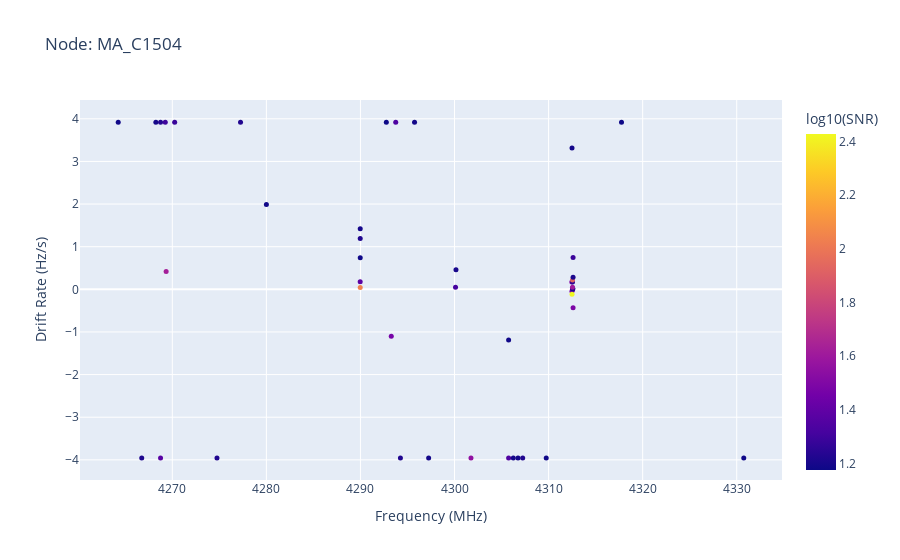

Source (notebook cell):
### Code cell
print("Number of hits: ", len(unblanked_bliss_results))

# Add log10 SNR for color scale
unblanked_bliss_results['logSNR'] = np.log10(unblanked_bliss_results['SNR'])

fig = px.scatter(
    unblanked_bliss_results,
    x="Uncorrected_Frequency",
    y="Drift_Rate",
    color="logSNR",
    color_continuous_scale="plasma",         
    hover_name="Top_Hit_#",        
    labels={"Uncorrected_Frequency": "Frequency (MHz)",
            "Drift_Rate": "Drift Rate (Hz/s)",
            "logSNR": "log10(SNR)"},
    title=f"Node: {node}"
)

# Tweak marker size
fig.update_traces(marker=dict(size=5))

fig.show()

### Figure 1 — Plotly figure (JSON) as saved in the notebook; plotly's stock layout.template omitted (floating-point values rounded to 4 significant figures)
{"data": [{"hovertemplate": "<b>%{hovertext}</b><br><br>Frequency (MHz)=%{x}<br>Drift Rate (Hz/s)=%{y}<br>log10(SNR)=%{marker.color}<extra></extra>", "hovertext": [1.0, 2.0, 3.0, 4.0, 5.0, 6.0, 7.0, 8.0, 9.0, 10.0, 11.0, 12.0, 13.0, 14.0, 15.0, 16.0, 17.0, 18.0, 19.0, 20.0, 21.0, 22.0, 23.0, 24.0, 25.0, 26.0, 27.0, 28.0, 29.0, 30.0, 31.0, 32.0, 33.0, 34.0, 35.0, 36.0, 37.0, 38.0, 39.0, 40.0, 41.0, 42.0, 43.0, 44.0, 45.0, 46.0], "legendgroup": "", "marker": {"color": [1.185, 1.216, 1.196, 1.232, 1.373, 1.296, 1.625, 1.284, 1.222, 1.225, 1.188, 1.222, 1.38, 1.198, 1.181, 2.038, 1.176, 1.471, 1.34, 1.223, 1.19, 1.194, 1.315, 1.204, 1.556, 1.347, 1.185, 1.196, 1.192, 1.223, 1.184, 1.513, 1.498, 1.408, 1.193, 1.251, 1.925, 1.193, 1.205, 1.213, 1.61, 1.288, 1.489, 2.428, 1.177, 1.182], "coloraxis": "coloraxis", "size": 5, "symbol": "circle"}, "mode": "markers", "name": "", "orientation": "v", "showlegend": false, "type": "scatter", "x": [4264.0, 4267.0, 4268.0, 4269.0, 4269.0, 4269.0, 4269.0, 4270.0, 4275.0, 4277.0, 4280.0, 4290.0, 4290.0, 4290.0, 4290.0, 4290.0, 4293.0, 4293.0, 4294.0, 4294.0, 4296.0, 4297.0, 4300.0, 4300.0, 4302.0, 4306.0, 4306.0, 4306.0, 4307.0, 4307.0, 4310.0, 4312.0, 4312.0, 4313.0, 4313.0, 4313.0, 4313.0, 4312.0, 4313.0, 4313.0, 4313.0, 4313.0, 4313.0, 4312.0, 4318.0, 4331.0], "xaxis": "x", "y": [3.922, -3.954, 3.922, 3.922, -3.954, 3.922, 0.4169, 3.922, -3.954, 3.922, 1.99, 1.194, 0.1768, 1.421, 0.739, 0.04421, 3.922, -1.099, 3.922, -3.954, 3.922, -3.954, 0.05053, 0.4611, -3.954, -3.954, -1.187, -3.954, -3.954, -3.954, -3.954, 0.1705, -0.04421, -0.01263, 0.02526, 0.1705, 0.2211, 3.316, 0.006316, 0.2842, 0.05053, 0.7453, -0.4295, -0.1137, 3.922, -3.954], "yaxis": "y"}], "layout": {"coloraxis": {"colorbar": {"title": {"text": "log10(SNR)"}}, "colorscale": [[0, "#0d0887"], [0.1111, "#46039f"], [0.2222, "#7201a8"], [0.3333, "#9c179e"], [0.4444, "#bd3786"], [0.5556, "#d8576b"], [0.6667, "#ed7953"], [0.7778, "#fb9f3a"], [0.8889, "#fdca26"], [1, "#f0f921"]]}, "legend": {"tracegroupgap": 0}, "title": {"text": "Node: MA_C1504"}, "xaxis": {"anchor": "y", "domain": [0, 1], "title": {"text": "Frequency (MHz)"}}, "yaxis": {"anchor": "x", "domain": [0, 1], "title": {"text": "Drift Rate (Hz/s)"}}}}
